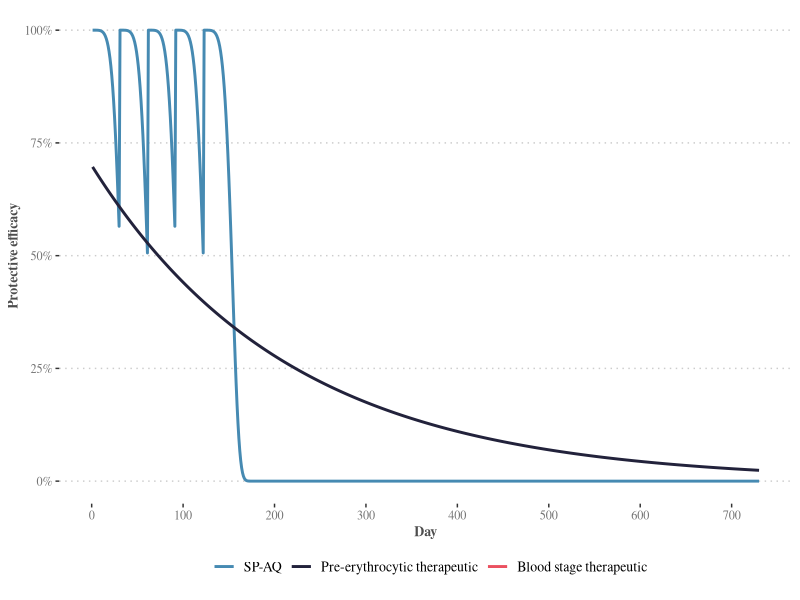
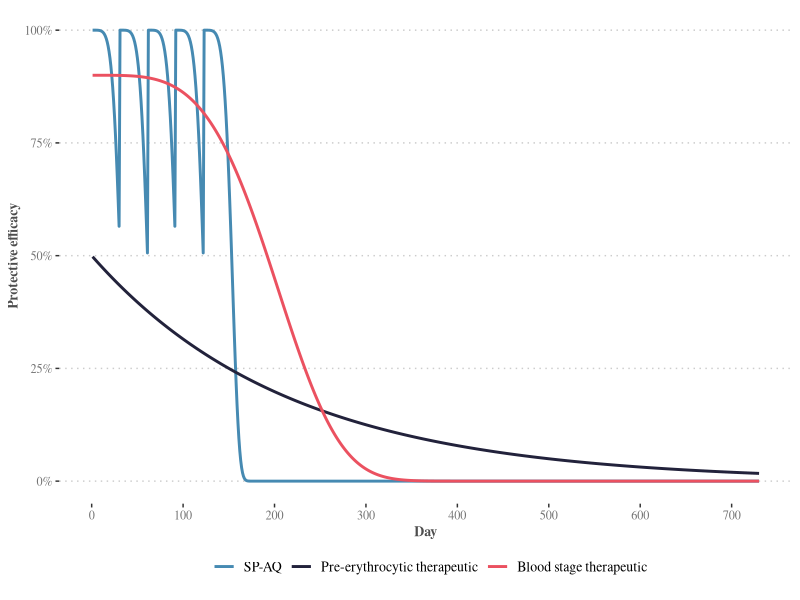
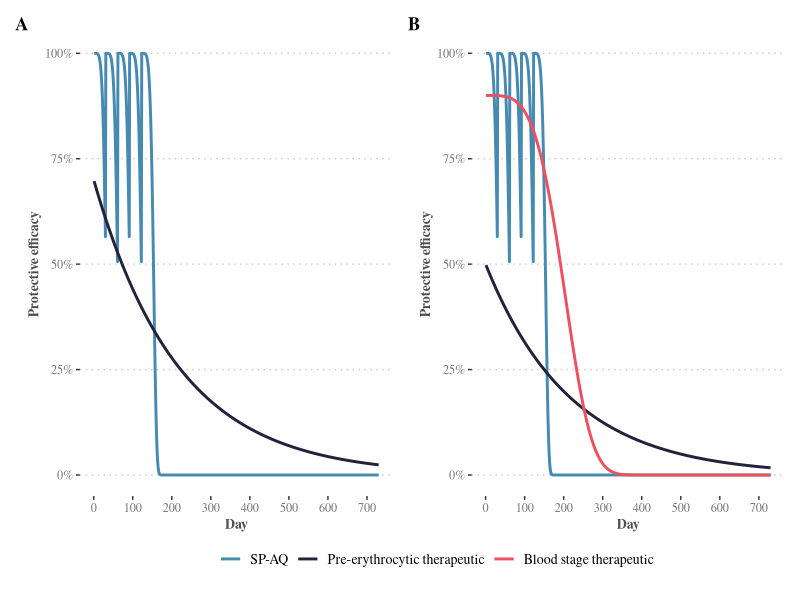

Write R code to recreate these figures, in order. (Note: this script raises an error after producing the figures.)
############################################################
#
# Visualises sample product profiles
#
# Written by Lydia Braunack-Mayer
############################################################

# Setup ------------------------------------------------------------------------

rm(list = ls())
library(ggplot2)
library(dplyr)
library(tidyr)
library(patchwork)

# Define colours
cols <- c("#468AB2", "#22223B", "#EB5160", "#ffa74f")

# Define weibull decay function
weibull <- function(t, L, k) exp(-(t/L)^k * log(2))



# Sample profile 1 -------------------------------------------------------------

## Define data to plot ---------------------------------------------------------

# Set up data
df <- data.frame(t = 1:730,
                 "SPAQ" = NA,
                 "PE" = NA,
                 "BS" = NA)

# Construct intervention decay profiles
SPAQ <- 1 * weibull(df$t, L = 31.1, k = 5.4)
df$SPAQ <- SPAQ
df$SPAQ[31:730] <- SPAQ[1:700]
df$SPAQ[62:730] <- SPAQ[1:669]
df$SPAQ[92:730] <- SPAQ[1:639]
df$SPAQ[123:730] <- SPAQ[1:608]
df$PE <- 0.7 * weibull(df$t, L = 150, k = 1)

# Format data
df <- df %>%
  pivot_longer(cols = SPAQ:BS,
               names_to = "intervention")
df <- df %>%
  mutate(intervention = case_match(intervention,
                                   "SPAQ" ~ "SP-AQ",
                                   "PE" ~ "Pre-erythrocytic therapeutic",
                                   "BS" ~ "Blood stage therapeutic")) %>%
  mutate(intervention = factor(intervention, levels = c("SP-AQ", "Pre-erythrocytic therapeutic", "Blood stage therapeutic")))


## Construct plot --------------------------------------------------------------

p <- ggplot()

p <- p + geom_line(data = df, aes(x = t, y = value, colour = intervention), linewidth = 1)

p <- p + theme(panel.border = element_blank(), 
               panel.background = element_blank(),
               strip.background = element_blank(),
               panel.grid.major.y = element_line(colour = "grey80", linetype = "dotted"),
               panel.grid.major.x = element_blank(),
               panel.grid.minor = element_blank(),
               text = element_text(family = "Times"),
               axis.line = element_blank(),
               axis.text = element_text(colour = "grey45", margin = margin(t = 5)),
               axis.title = element_text(colour = "grey30", face="bold", size = 10), 
               legend.text = element_text(size = 10),
               legend.key = element_blank(),
               legend.position = "bottom",
               legend.margin = margin(0, 0, 10, 0))

p <- p + scale_colour_manual(values = cols) +
  scale_x_continuous(breaks = seq(0, 700, 100)) +
  scale_y_continuous(labels = paste0(seq(0, 100, 25), "%"))

p <- p + labs(x = "Day",
              y = "Protective efficacy",
              colour = "")

p


# Sample profile 2 -------------------------------------------------------------

## Define data to plot ---------------------------------------------------------

# Set up data
df <- data.frame(t = 1:730,
                 "SPAQ" = NA,
                 "PE" = NA,
                 "BS" = NA)

# Construct intervention decay profiles
SPAQ <- 1 * weibull(df$t, L = 31.1, k = 5.4)
df$SPAQ <- SPAQ
df$SPAQ[31:730] <- SPAQ[1:700]
df$SPAQ[62:730] <- SPAQ[1:669]
df$SPAQ[92:730] <- SPAQ[1:639]
df$SPAQ[123:730] <- SPAQ[1:608]
df$PE <- 0.5 * weibull(df$t, L = 150, k = 1)
df$BS <- 0.9 * weibull(df$t, L = 200, k = 4)

# Format data
df <- df %>%
  pivot_longer(cols = SPAQ:BS,
               names_to = "intervention")
df <- df %>%
  mutate(intervention = case_match(intervention,
                                   "SPAQ" ~ "SP-AQ",
                                   "PE" ~ "Pre-erythrocytic therapeutic",
                                   "BS" ~ "Blood stage therapeutic")) %>%
  mutate(intervention = factor(intervention, levels = c("SP-AQ", "Pre-erythrocytic therapeutic", "Blood stage therapeutic")))


## Construct plot --------------------------------------------------------------

q <- ggplot()

q <- q + geom_line(data = df, aes(x = t, y = value, colour = intervention), linewidth = 1)

q <- q + theme(panel.border = element_blank(), 
               panel.background = element_blank(),
               strip.background = element_blank(),
               panel.grid.major.y = element_line(colour = "grey80", linetype = "dotted"),
               panel.grid.major.x = element_blank(),
               panel.grid.minor = element_blank(),
               text = element_text(family = "Times"),
               axis.line = element_blank(),
               axis.text = element_text(colour = "grey45", margin = margin(t = 5)),
               axis.title = element_text(colour = "grey30", face="bold", size = 10), 
               legend.text = element_text(size = 10),
               legend.key = element_blank(),
               legend.position = "bottom",
               legend.margin = margin(0, 0, 10, 0))

q <- q + scale_colour_manual(values = cols) +
  scale_x_continuous(breaks = seq(0, 700, 100)) +
  scale_y_continuous(labels = paste0(seq(0, 100, 25), "%"))

q <- q + labs(x = "Day",
              y = "Protective efficacy",
              colour = "")

q



# Construct final plot ---------------------------------------------------------

p + q +
  plot_layout(guides = "collect") +
  plot_annotation(tag_levels = "A") &
  theme(legend.position = "bottom",
        plot.tag = element_text(family = "Times", face = "bold"))


# Save plot --------------------------------------------------------------------

ggsave(filename = "data_and_figures/supplement_fig11/fig11.jpg",
       plot = last_plot(),
       width = 8,
       height = 3,
       dpi = 400)

